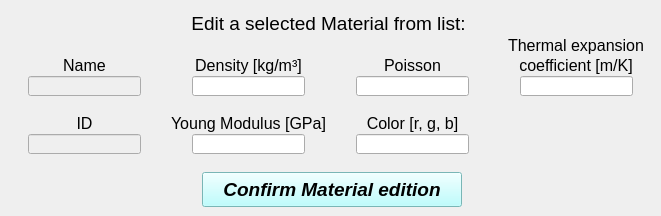
    <widget class="QWidget" name="tab_edit_material">
     <attribute name="title">
      <string>Edit</string>
     </attribute>
     <widget class="QLineEdit" name="lineEdit_density_edit">
      <property name="geometry">
       <rect>
        <x>192</x>
        <y>76</y>
        <width>113</width>
        <height>20</height>
       </rect>
      </property>
      <property name="font">
       <font>
        <family>Arial</family>
        <pointsize>11</pointsize>
        <weight>75</weight>
        <italic>false</italic>
        <bold>true</bold>
       </font>
      </property>
      <property name="alignment">
       <set>Qt::AlignCenter</set>
      </property>
     </widget>
     <widget class="QLabel" name="thermal_expansion_label_2">
      <property name="geometry">
       <rect>
        <x>500</x>
        <y>36</y>
        <width>152</width>
        <height>20</height>
       </rect>
      </property>
      <property name="text">
       <string>&lt;html&gt;&lt;head/&gt;&lt;body&gt;&lt;p align=&quot;center&quot;&gt;&lt;span style=&quot; font-size:12pt; font-style:normal;&quot;&gt;Thermal expansion&lt;/span&gt;&lt;/p&gt;&lt;/body&gt;&lt;/html&gt;</string>
      </property>
     </widget>
     <widget class="QLineEdit" name="lineEdit_thermal_expansion_coefficient_edit">
      <property name="geometry">
       <rect>
        <x>520</x>
        <y>76</y>
        <width>113</width>
        <height>20</height>
       </rect>
      </property>
      <property name="font">
       <font>
        <family>Arial</family>
        <pointsize>11</pointsize>
        <weight>75</weight>
        <italic>false</italic>
        <bold>true</bold>
       </font>
      </property>
      <property name="alignment">
       <set>Qt::AlignCenter</set>
      </property>
     </widget>
     <widget class="QLabel" name="ID_label_2">
      <property name="geometry">
       <rect>
        <x>62</x>
        <y>114</y>
        <width>45</width>
        <height>20</height>
       </rect>
      </property>
      <property name="text">
       <string>&lt;html&gt;&lt;head/&gt;&lt;body&gt;&lt;p align=&quot;center&quot;&gt;&lt;span style=&quot; font-size:12pt; font-style:normal;&quot;&gt;ID&lt;/span&gt;&lt;/p&gt;&lt;/body&gt;&lt;/html&gt;</string>
      </property>
     </widget>
     <widget class="QLabel" name="density_label_2">
      <property name="geometry">
       <rect>
        <x>174</x>
        <y>56</y>
        <width>149</width>
        <height>20</height>
       </rect>
      </property>
      <property name="text">
       <string>&lt;html&gt;&lt;head/&gt;&lt;body&gt;&lt;p align=&quot;center&quot;&gt;&lt;span style=&quot; font-size:12pt; font-style:normal;&quot;&gt;Density [kg/m³]&lt;/span&gt;&lt;/p&gt;&lt;/body&gt;&lt;/html&gt;</string>
      </property>
     </widget>
     <widget class="QLineEdit" name="lineEdit_youngModulus_edit">
      <property name="geometry">
       <rect>
        <x>192</x>
        <y>134</y>
        <width>113</width>
        <height>20</height>
       </rect>
      </property>
      <property name="font">
       <font>
        <family>Arial</family>
        <pointsize>11</pointsize>
        <weight>75</weight>
        <italic>false</italic>
        <bold>true</bold>
       </font>
      </property>
      <property name="alignment">
       <set>Qt::AlignCenter</set>
      </property>
     </widget>
     <widget class="QLabel" name="YoungMod_label_2">
      <property name="geometry">
       <rect>
        <x>162</x>
        <y>114</y>
        <width>173</width>
        <height>20</height>
       </rect>
      </property>
      <property name="font">
       <font>
        <italic>false</italic>
       </font>
      </property>
      <property name="text">
       <string>&lt;html&gt;&lt;head/&gt;&lt;body&gt;&lt;p align=&quot;center&quot;&gt;&lt;span style=&quot; font-size:12pt;&quot;&gt;Young Modulus [GPa]&lt;/span&gt;&lt;/p&gt;&lt;/body&gt;&lt;/html&gt;</string>
      </property>
     </widget>
     <widget class="QLineEdit" name="lineEdit_name_edit">
      <property name="enabled">
       <bool>false</bool>
      </property>
      <property name="geometry">
       <rect>
        <x>28</x>
        <y>76</y>
        <width>113</width>
        <height>20</height>
       </rect>
      </property>
      <property name="font">
       <font>
        <family>Arial</family>
        <pointsize>11</pointsize>
        <weight>75</weight>
        <italic>false</italic>
        <bold>true</bold>
       </font>
      </property>
      <property name="alignment">
       <set>Qt::AlignCenter</set>
      </property>
     </widget>
     <widget class="QLineEdit" name="lineEdit_poisson_edit">
      <property name="geometry">
       <rect>
        <x>356</x>
        <y>76</y>
        <width>113</width>
        <height>20</height>
       </rect>
      </property>
      <property name="font">
       <font>
        <family>Arial</family>
        <pointsize>11</pointsize>
        <weight>75</weight>
        <italic>false</italic>
        <bold>true</bold>
       </font>
      </property>
      <property name="alignment">
       <set>Qt::AlignCenter</set>
      </property>
     </widget>
     <widget class="QLabel" name="coefficient_mK_2">
      <property name="geometry">
       <rect>
        <x>500</x>
        <y>56</y>
        <width>152</width>
        <height>20</height>
       </rect>
      </property>
      <property name="text">
       <string>&lt;html&gt;&lt;head/&gt;&lt;body&gt;&lt;p align=&quot;center&quot;&gt;&lt;span style=&quot; font-size:12pt; font-style:normal;&quot;&gt;coefficient [m/K]&lt;/span&gt;&lt;/p&gt;&lt;/body&gt;&lt;/html&gt;</string>
      </property>
     </widget>
     <widget class="QLineEdit" name="lineEdit_color_edit">
      <property name="geometry">
       <rect>
        <x>356</x>
        <y>134</y>
        <width>113</width>
        <height>20</height>
       </rect>
      </property>
      <property name="font">
       <font>
        <family>Arial</family>
        <pointsize>11</pointsize>
        <weight>75</weight>
        <italic>false</italic>
        <bold>true</bold>
       </font>
      </property>
      <property name="alignment">
       <set>Qt::AlignCenter</set>
      </property>
     </widget>
     <widget class="QLineEdit" name="lineEdit_id_edit">
      <property name="enabled">
       <bool>false</bool>
      </property>
      <property name="geometry">
       <rect>
        <x>28</x>
        <y>134</y>
        <width>113</width>
        <height>20</height>
       </rect>
      </property>
      <property name="font">
       <font>
        <family>Arial</family>
        <pointsize>11</pointsize>
        <weight>75</weight>
        <italic>false</italic>
        <bold>true</bold>
       </font>
      </property>
      <property name="alignment">
       <set>Qt::AlignCenter</set>
      </property>
     </widget>
     <widget class="QLabel" name="Name_label_2">
      <property name="geometry">
       <rect>
        <x>60</x>
        <y>56</y>
        <width>49</width>
        <height>20</height>
       </rect>
      </property>
      <property name="text">
       <string>&lt;html&gt;&lt;head/&gt;&lt;body&gt;&lt;p align=&quot;center&quot;&gt;&lt;span style=&quot; font-size:12pt; font-style:normal;&quot;&gt;Name&lt;/span&gt;&lt;/p&gt;&lt;/body&gt;&lt;/html&gt;</string>
      </property>
     </widget>
     <widget class="QLabel" name="poisson_label_4">
      <property name="geometry">
       <rect>
        <x>378</x>
        <y>56</y>
        <width>69</width>
        <height>20</height>
       </rect>
      </property>
      <property name="text">
       <string>&lt;html&gt;&lt;head/&gt;&lt;body&gt;&lt;p align=&quot;center&quot;&gt;&lt;span style=&quot; font-size:12pt; font-style:normal;&quot;&gt;Poisson&lt;/span&gt;&lt;/p&gt;&lt;/body&gt;&lt;/html&gt;</string>
      </property>
     </widget>
     <widget class="QLabel" name="color_label_3">
      <property name="geometry">
       <rect>
        <x>356</x>
        <y>114</y>
        <width>113</width>
        <height>20</height>
       </rect>
      </property>
      <property name="text">
       <string>&lt;html&gt;&lt;head/&gt;&lt;body&gt;&lt;p align=&quot;center&quot;&gt;&lt;span style=&quot; font-size:12pt; font-style:normal;&quot;&gt;Color [r, g, b]&lt;/span&gt;&lt;/p&gt;&lt;/body&gt;&lt;/html&gt;</string>
      </property>
     </widget>
     <widget class="QPushButton" name="pushButton_confirm_material_edition">
      <property name="enabled">
       <bool>true</bool>
      </property>
      <property name="geometry">
       <rect>
        <x>202</x>
        <y>172</y>
        <width>260</width>
        <height>35</height>
       </rect>
      </property>
      <property name="minimumSize">
       <size>
        <width>260</width>
        <height>35</height>
       </size>
      </property>
      <property name="maximumSize">
       <size>
        <width>260</width>
        <height>35</height>
       </size>
      </property>
      <property name="font">
       <font>
        <family>Arial</family>
        <pointsize>14</pointsize>
        <weight>75</weight>
        <italic>true</italic>
        <bold>true</bold>
        <stylestrategy>PreferDefault</stylestrategy>
       </font>
      </property>
      <property name="cursor">
       <cursorShape>ArrowCursor</cursorShape>
      </property>
      <property name="layoutDirection">
       <enum>Qt::LeftToRight</enum>
      </property>
      <property name="autoFillBackground">
       <bool>false</bool>
      </property>
      <property name="styleSheet">
       <string notr="true">background-color: rgb(170, 255, 255);</string>
      </property>
      <property name="text">
       <string>Confirm Material edition</string>
      </property>
      <property name="shortcut">
       <string>Shift+A</string>
      </property>
      <property name="checkable">
       <bool>false</bool>
      </property>
      <property name="autoDefault">
       <bool>true</bool>
      </property>
      <property name="default">
       <bool>false</bool>
      </property>
      <property name="flat">
       <bool>false</bool>
      </property>
     </widget>
     <widget class="QLabel" name="Add_new_mat_label_2">
      <property name="geometry">
       <rect>
        <x>164</x>
        <y>8</y>
        <width>329</width>
        <height>31</height>
       </rect>
      </property>
      <property name="font">
       <font>
        <pointsize>11</pointsize>
       </font>
      </property>
      <property name="text">
       <string>&lt;html&gt;&lt;head/&gt;&lt;body&gt;&lt;p align=&quot;center&quot;&gt;&lt;span style=&quot; font-size:14pt; font-style:normal;&quot;&gt;Edit a selected Material from list:&lt;/span&gt;&lt;/p&gt;&lt;/body&gt;&lt;/html&gt;</string>
      </property>
      <property name="textFormat">
       <enum>Qt::AutoText</enum>
      </property>
      <property name="alignment">
       <set>Qt::AlignCenter</set>
      </property>
     </widget>
    </widget>
